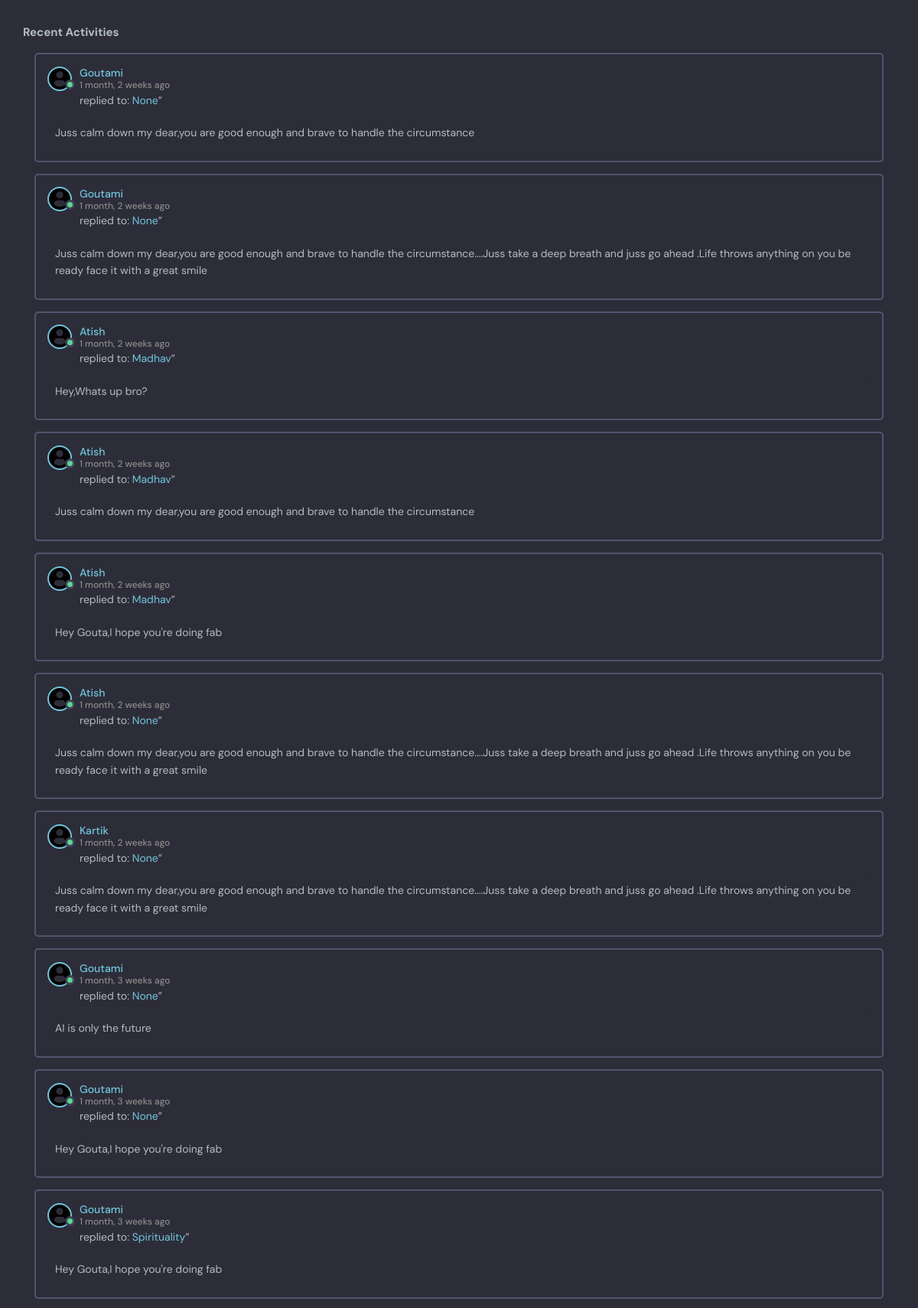
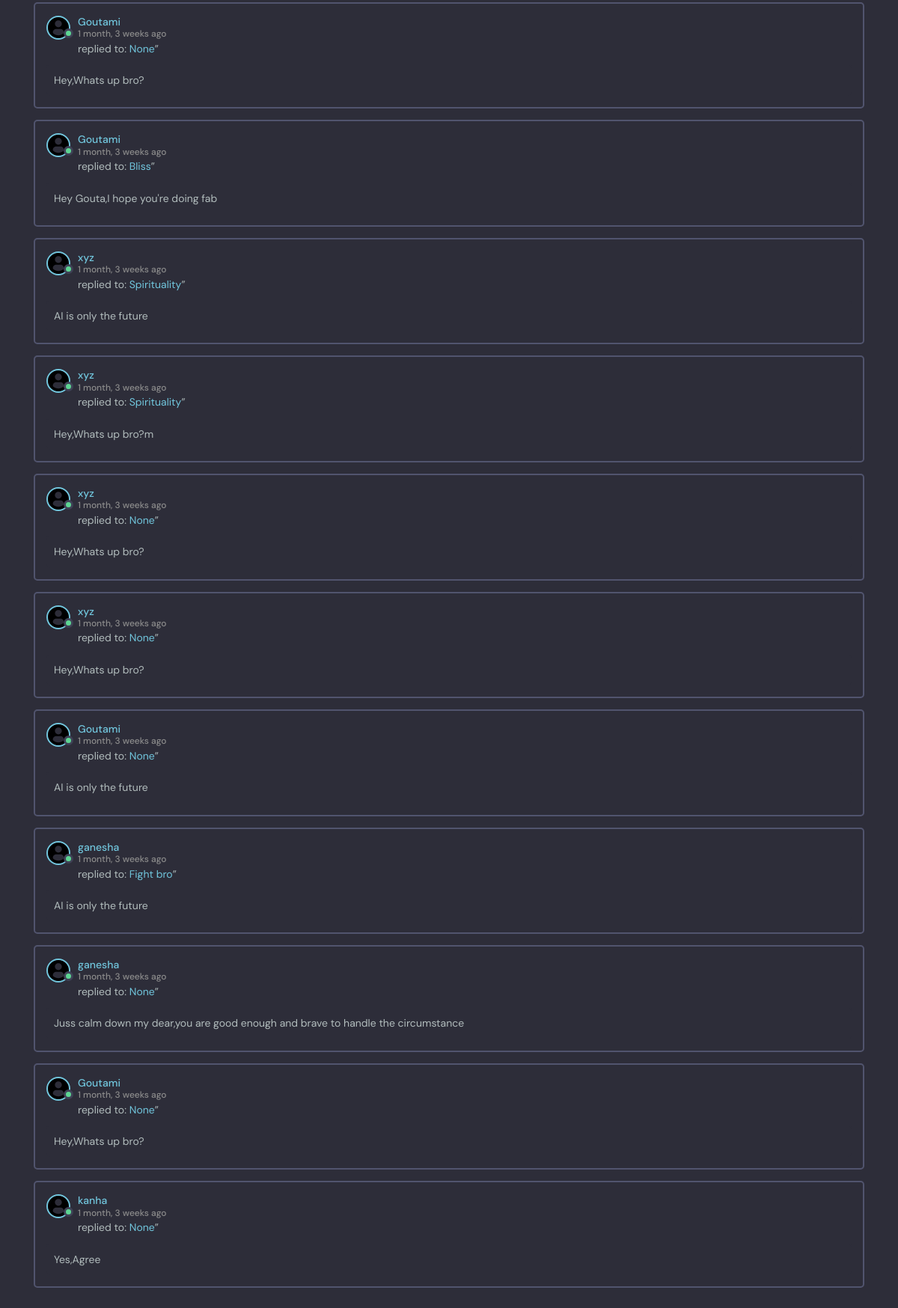
Page /Recent-Activities/ on the committed database (2 pictures, top to bottom).
### App/models.py (models this page shows, shortened)
class Message(models.Model):
    user=models.ForeignKey(User,on_delete=models.SET_NULL,null=True)
    room=models.ForeignKey(Room,on_delete=models.SET_NULL,null=True)
    body=models.TextField()
    updated=models.DateTimeField(auto_now=True)
    created=models.DateTimeField(auto_now_add=True)
    class Meta:
        ordering=['-updated','-created']

class Room(models.Model):
    host=models.ForeignKey(User,on_delete=models.SET_NULL,null=True)
    topic=models.ForeignKey(Topic,on_delete=models.SET_NULL,null=True)
    name=models.CharField(max_length=300)
    participants=models.ManyToManyField(User,related_name='participants',blank=True)
    description=models.TextField(null=True,blank=True)
    updated=models.DateTimeField(auto_now=True)
    created=models.DateTimeField(auto_now_add=True)
    class Meta:
        ordering=['-updated','-created']
    def __str__(self):
        return self.name

### App/views.py (the view)
# urls.py: path('Recent-Activities/',views.Activity_Page,name='Recent-Activities'),
def Activity_Page(request):
    room_messages=Message.objects.all()
    return render(request,'activity_component.html',{'room_messages':room_messages})

### App/templates/activity_component.html (shortened to what this page needs)
{% extends 'base.html' %}
{% block content %}
{% load static %}
<head>
  <link rel="stylesheet" href="{% static 'style/style.css' %}"/>
</head>
      <div class="activities-page layout__body">
        <h3>Recent Activities</h3>
        {% for msg in room_messages%}
        <div class="activities__box">
          <div class="activities__boxHeader roomListRoom__header">
            <a href="{%  url 'profile' user.id %}" class="roomListRoom__author">
              <div class="avatar avatar--small active">
                <img src="{% static 'images/profile.svg' %}" />
              </div>
              <p>
                {{msg.user}}
                <span>{{msg.created | timesince}} ago</span>
              </p>
            </a>
          </div>
          <div class="activities__boxContent">
            <p>replied to: <a href="{% url 'room' msg.id %}">{{msg.room}}</a>”</p>
            <div class="activities__boxRoomContent">
            {{msg.body}}
            </div>
          </div>
        </div>
        {% endfor %}
      </div>
{%endblock %}

### static/style/style.css (style rules this page uses)
* { font-family: "DM Sans", -apple-system, BlinkMacSystemFont, "Segoe UI", Roboto, Oxygen, Ubuntu, Cantarell, "Open Sans", "Helvetica Neue", sans-serif; margin: 0; padding: 0; box-sizing: border-box; text-rendering: optimizeLegibility; font-size: inherit; }
img { width: 100%; }
a { display: inline-block; color: var(--color-main); text-decoration: none; }
.avatar { position: relative; display: inline-block; border-radius: 50%; border: 2px solid var(--color-main); }
.avatar img { display: block; border-radius: 50%; object-fit: cover; object-position: center; }
.avatar::after { content: ""; display: block; position: absolute; background-color: var(--color-gray); z-index: 111; border-radius: 50%; border: 0.3rem solid var(--color-dark); }
.avatar.active::after { background-color: var(--color-success); }
.avatar.avatar--small img { width: 2.8rem; height: 2.8rem; }
.avatar.avatar--small:after { width: 0.7rem; height: 0.7rem; bottom: 0px; right: -6px; }
.layout__body { margin: 3rem; }
.roomListRoom__header { display: flex; justify-content: space-between; align-items: center; }
.roomListRoom__author { font-weight: 500; display: flex; align-items: center; gap: 1rem; }
.activities__box { margin: 1.5rem; padding: 1.5rem; border: 2px solid var(--color-dark-medium); border-radius: 5px; }
.activities__boxHeader p { font-size: 1.4rem; line-height: 1.3; }
.activities__boxHeader p span { color: var(--color-gray); font-size: 1.2rem; display: block; }
.activities__boxContent { margin-left: 4.2rem; }
.activities__boxContent { font-size: 1.4rem; }
.activities__boxRoomContent { background: var(--color-bg); padding: 1rem; border-radius: 5px; margin-top: 1rem; margin-left: -4.2rem; }

### rows in the picture
Message: user "Goutami", created "1 month, 2 weeks", room "None", body "Juss calm down my dear,you are good enough and brave to handle the circumstance"
Message: user "Goutami", created "1 month, 2 weeks", room "None", body "Juss calm down my dear,you are good enough and brave to handle the circumstance....Juss take a deep breath and juss go ahead .Life throws anything on you be ready face it with a great smile"
Message: user "Atish", created "1 month, 2 weeks", room "Madhav", body "Hey,Whats up bro?"
Message: user "Atish", created "1 month, 2 weeks", room "Madhav", body "Juss calm down my dear,you are good enough and brave to handle the circumstance"
Message: user "Atish", created "1 month, 2 weeks", room "Madhav", body "Hey Gouta,I hope you're doing fab"
Message: user "Atish", created "1 month, 2 weeks", room "None", body "Juss calm down my dear,you are good enough and brave to handle the circumstance....Juss take a deep breath and juss go ahead .Life throws anything on you be ready face it with a great smile"
Message: user "Kartik", created "1 month, 2 weeks", room "None", body "Juss calm down my dear,you are good enough and brave to handle the circumstance....Juss take a deep breath and juss go ahead .Life throws anything on you be ready face it with a great smile"
Message: user "Goutami", created "1 month, 3 weeks", room "None", body "AI is only the future"
Message: user "Goutami", created "1 month, 3 weeks", room "None", body "Hey Gouta,I hope you're doing fab"
Message: user "Goutami", created "1 month, 3 weeks", room "Spirituality", body "Hey Gouta,I hope you're doing fab"
Message: user "Goutami", created "1 month, 3 weeks", room "None", body "Hey,Whats up bro?"
Message: user "Goutami", created "1 month, 3 weeks", room "Bliss", body "Hey Gouta,I hope you're doing fab"
Message: user "xyz", created "1 month, 3 weeks", room "Spirituality", body "AI is only the future"
Message: user "xyz", created "1 month, 3 weeks", room "Spirituality", body "Hey,Whats up bro?m"
Message: user "xyz", created "1 month, 3 weeks", room "None", body "Hey,Whats up bro?"
Message: user "xyz", created "1 month, 3 weeks", room "None", body "Hey,Whats up bro?"
Message: user "Goutami", created "1 month, 3 weeks", room "None", body "AI is only the future"
Message: user "ganesha", created "1 month, 3 weeks", room "Fight bro", body "AI is only the future"
Message: user "ganesha", created "1 month, 3 weeks", room "None", body "Juss calm down my dear,you are good enough and brave to handle the circumstance"
Message: user "Goutami", created "1 month, 3 weeks", room "None", body "Hey,Whats up bro?"
Message: user "kanha", created "1 month, 3 weeks", room "None", body "Yes,Agree"
